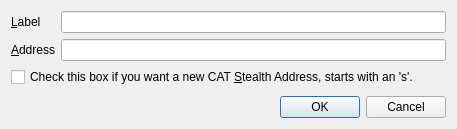
<?xml version="1.0" encoding="UTF-8"?>
<ui version="4.0">
 <class>EditAddressDialog</class>
 <widget class="QDialog" name="EditAddressDialog">
  <property name="geometry">
   <rect>
    <x>0</x>
    <y>0</y>
    <width>457</width>
    <height>129</height>
   </rect>
  </property>
  <property name="windowTitle">
   <string>Edit Address</string>
  </property>
  <layout class="QVBoxLayout" name="verticalLayout">
   <item>
    <layout class="QFormLayout" name="formLayout">
     <property name="fieldGrowthPolicy">
      <enum>QFormLayout::AllNonFixedFieldsGrow</enum>
     </property>
     <item row="0" column="0">
      <widget class="QLabel" name="label">
       <property name="text">
        <string>&amp;Label</string>
       </property>
       <property name="buddy">
        <cstring>labelEdit</cstring>
       </property>
      </widget>
     </item>
     <item row="0" column="1">
      <widget class="QLineEdit" name="labelEdit">
       <property name="toolTip">
        <string>The label associated with this address book entry</string>
       </property>
      </widget>
     </item>
     <item row="1" column="0">
      <widget class="QLabel" name="label_2">
       <property name="text">
        <string>&amp;Address</string>
       </property>
       <property name="buddy">
        <cstring>addressEdit</cstring>
       </property>
      </widget>
     </item>
     <item row="1" column="1">
      <widget class="QLineEdit" name="addressEdit">
       <property name="toolTip">
        <string>The address associated with this address book entry. This can only be modified for sending addresses.</string>
       </property>
      </widget>
     </item>
     <item row="2" column="0" colspan="2">
      <widget class="QCheckBox" name="stealthCB">
       <property name="text">
        <string>Check this box if you want a new CAT &amp;Stealth Address, starts with an 's'.</string>
       </property>
      </widget>
     </item>
    </layout>
   </item>
   <item>
    <widget class="QDialogButtonBox" name="buttonBox">
     <property name="orientation">
      <enum>Qt::Horizontal</enum>
     </property>
     <property name="standardButtons">
      <set>QDialogButtonBox::Cancel|QDialogButtonBox::Ok</set>
     </property>
    </widget>
   </item>
  </layout>
 </widget>
 <resources/>
 <connections>
  <connection>
   <sender>buttonBox</sender>
   <signal>accepted()</signal>
   <receiver>EditAddressDialog</receiver>
   <slot>accept()</slot>
   <hints>
    <hint type="sourcelabel">
     <x>248</x>
     <y>254</y>
    </hint>
    <hint type="destinationlabel">
     <x>157</x>
     <y>274</y>
    </hint>
   </hints>
  </connection>
  <connection>
   <sender>buttonBox</sender>
   <signal>rejected()</signal>
   <receiver>EditAddressDialog</receiver>
   <slot>reject()</slot>
   <hints>
    <hint type="sourcelabel">
     <x>316</x>
     <y>260</y>
    </hint>
    <hint type="destinationlabel">
     <x>286</x>
     <y>274</y>
    </hint>
   </hints>
  </connection>
 </connections>
</ui>
